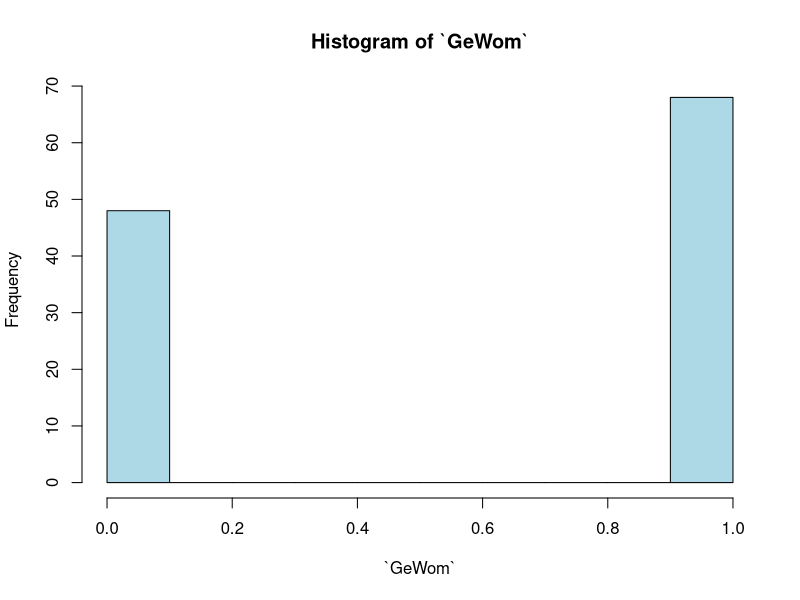

Write the R code that produced this figure.
## ---- chunk 1
df <- read.csv("dataverse_files/PADD_Agreement Level.csv")
head(df)
## ---- chunk 2
hist(df$GeWom, 
     main = "Histogram of `GeWom`", # whether there are gender related provisions are included in the peace agreements
     xlab = "`GeWom`", 
     ylab = "Frequency", 
     col = "lightblue", 
     border = "black")
